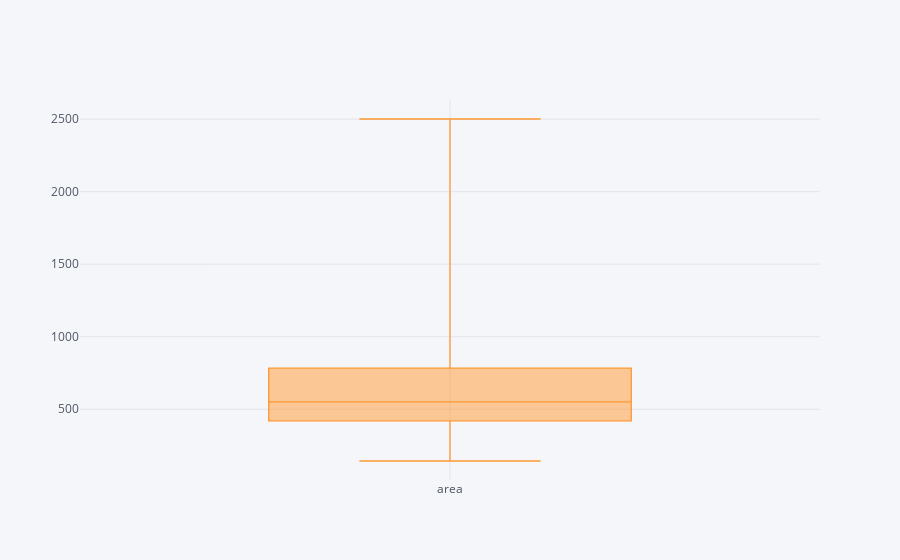

The code cell stored with this chart in its notebook:
### Code cell
tumor_mean[['area']].iplot(kind='box')

### Figure 1 — Plotly figure (JSON) as saved in the notebook; plotly's stock layout.template omitted (floating-point values rounded to 4 significant figures; data arrays with more than 128 entries replaced by an {"elided": "..."} marker saying what was removed)
{"data": [{"boxpoints": false, "line": {"width": 1.3}, "marker": {"color": "rgba(255, 153, 51, 1.0)"}, "name": "area", "orientation": "v", "type": "box", "y": {"elided": "569 float values"}}], "layout": {"legend": {"bgcolor": "#F5F6F9", "font": {"color": "#4D5663"}}, "paper_bgcolor": "#F5F6F9", "plot_bgcolor": "#F5F6F9", "title": {"font": {"color": "#4D5663"}}, "xaxis": {"gridcolor": "#E1E5ED", "showgrid": true, "tickfont": {"color": "#4D5663"}, "title": {"font": {"color": "#4D5663"}, "text": ""}, "zerolinecolor": "#E1E5ED"}, "yaxis": {"gridcolor": "#E1E5ED", "showgrid": true, "tickfont": {"color": "#4D5663"}, "title": {"font": {"color": "#4D5663"}, "text": ""}, "zerolinecolor": "#E1E5ED"}}}
